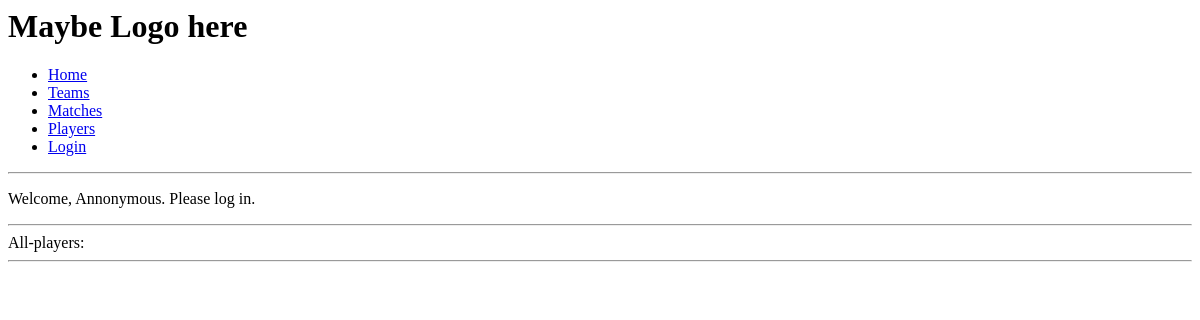
Before: /players with the older database file.
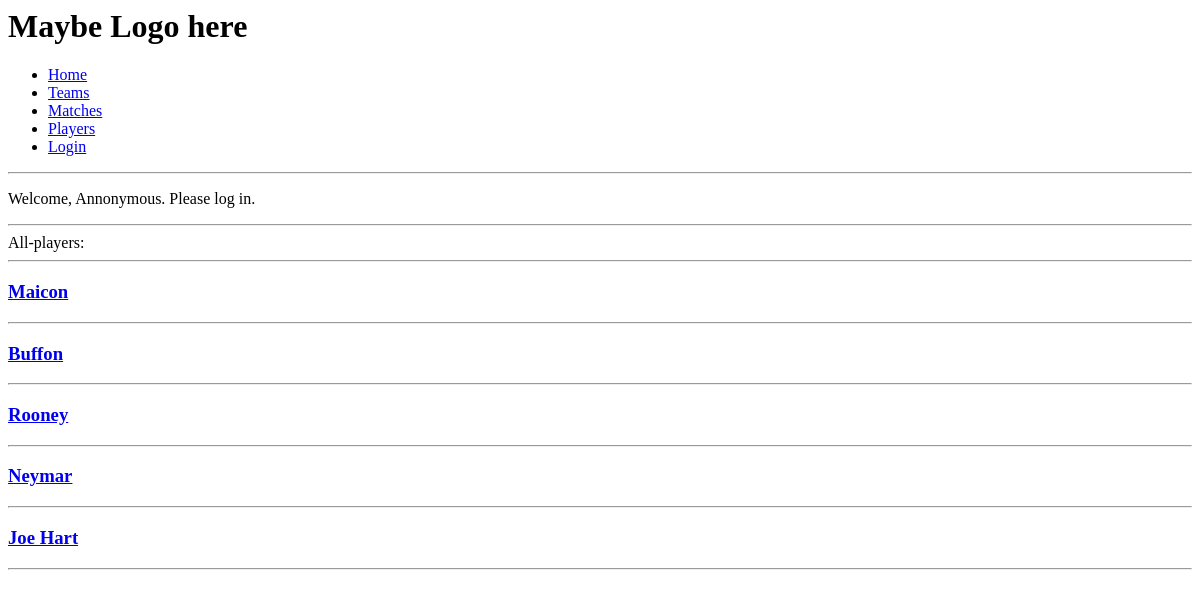
After: the same page with the newer database file.
### website/models.py (models this page shows, shortened)
class Player(models.Model):
    name = models.CharField(max_length=100)
    team = models.ForeignKey(Team, related_name="team")
    age = models.PositiveSmallIntegerField()
    number = models.PositiveSmallIntegerField()
    position = models.CharField(max_length=3)

### website/views.py (the view)
# urls.py: url(r'^players$', 'players', name="players"),
def players(request):
    players = Player.objects.all()
    return render(request, "players.html", locals())

### website/templates/players.html
{% extends 'base.html' %}
{% block content %}
All-players:
    <hr>
    {% for player in players %}
    <article>
        <h3><a href="{% url 'show-player' player.id %}">{{ player.name }}</a></h3>
        <hr>
    </article>
    {% endfor %}
{% endblock %}

Changed rows visible on the page:
added Player: name "Maicon"
added Player: name "Buffon"
added Player: name "Rooney"
added Player: name "Neymar"
added Player: name "Joe Hart"
